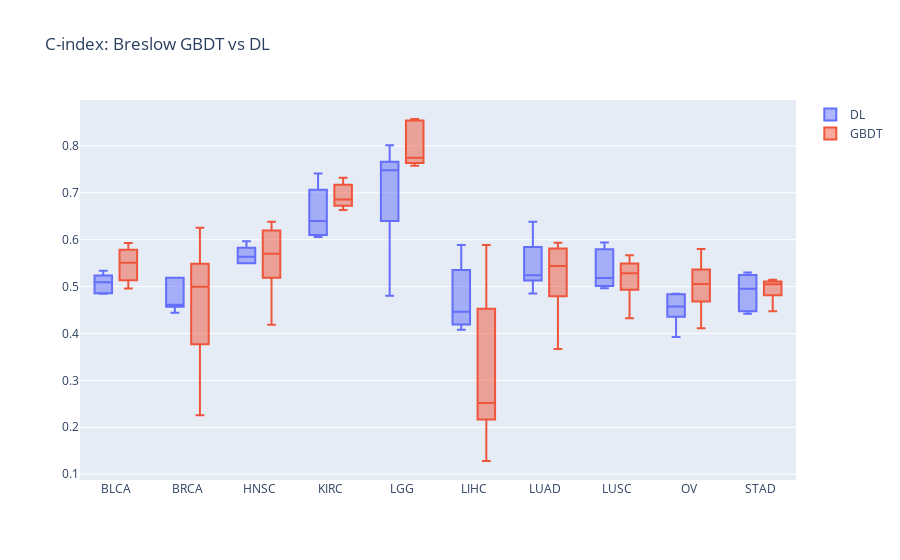

Notebook source saved alongside this figure:
### Code cell
get_boxplot_cindex( model='breslow', title='C-index: Breslow GBDT vs DL', data='tcga')

### Figure 1 — Plotly figure (JSON) as saved in the notebook; plotly's stock layout.template omitted (floating-point values rounded to 4 significant figures)
{"data": [{"name": "DL", "type": "box", "x": ["BLCA", "BLCA", "BLCA", "BLCA", "BLCA", "BRCA", "BRCA", "BRCA", "BRCA", "BRCA", "HNSC", "HNSC", "HNSC", "HNSC", "HNSC", "KIRC", "KIRC", "KIRC", "KIRC", "KIRC", "LGG", "LGG", "LGG", "LGG", "LGG", "LIHC", "LIHC", "LIHC", "LIHC", "LIHC", "LUAD", "LUAD", "LUAD", "LUAD", "LUAD", "LUSC", "LUSC", "LUSC", "LUSC", "LUSC", "OV", "OV", "OV", "OV", "OV", "STAD", "STAD", "STAD", "STAD", "STAD"], "y": [0.5204, 0.4861, 0.4845, 0.5338, 0.5094, 0.4444, 0.4615, 0.5187, 0.4611, 0.519, 0.55, 0.5964, 0.55, 0.5782, 0.5635, 0.6398, 0.6948, 0.6057, 0.7411, 0.6111, 0.8016, 0.4803, 0.6929, 0.7541, 0.7483, 0.4082, 0.4229, 0.5179, 0.5887, 0.4464, 0.5219, 0.6382, 0.5665, 0.4852, 0.5239, 0.4964, 0.5941, 0.5028, 0.5748, 0.5185, 0.3927, 0.4577, 0.4849, 0.4503, 0.4831, 0.5229, 0.4956, 0.4488, 0.4421, 0.5298]}, {"name": "GBDT", "type": "box", "x": ["BLCA", "BLCA", "BLCA", "BLCA", "BLCA", "BRCA", "BRCA", "BRCA", "BRCA", "BRCA", "HNSC", "HNSC", "HNSC", "HNSC", "HNSC", "KIRC", "KIRC", "KIRC", "KIRC", "KIRC", "LGG", "LGG", "LGG", "LGG", "LGG", "LIHC", "LIHC", "LIHC", "LIHC", "LIHC", "LUAD", "LUAD", "LUAD", "LUAD", "LUAD", "LUSC", "LUSC", "LUSC", "LUSC", "LUSC", "OV", "OV", "OV", "OV", "OV", "STAD", "STAD", "STAD", "STAD", "STAD"], "y": [0.5193, 0.4959, 0.5735, 0.551, 0.5928, 0.4271, 0.2258, 0.5235, 0.4998, 0.6252, 0.5702, 0.6135, 0.6383, 0.5524, 0.4187, 0.7122, 0.6633, 0.6858, 0.7322, 0.6754, 0.8529, 0.8574, 0.7576, 0.7748, 0.7655, 0.128, 0.5886, 0.2462, 0.4074, 0.2518, 0.5937, 0.3666, 0.517, 0.5769, 0.5438, 0.543, 0.5671, 0.5131, 0.5285, 0.4326, 0.487, 0.5057, 0.5802, 0.5219, 0.411, 0.5051, 0.5147, 0.4475, 0.5096, 0.4927]}], "layout": {"boxmode": "group", "title": {"text": "C-index: Breslow GBDT vs DL"}}}
